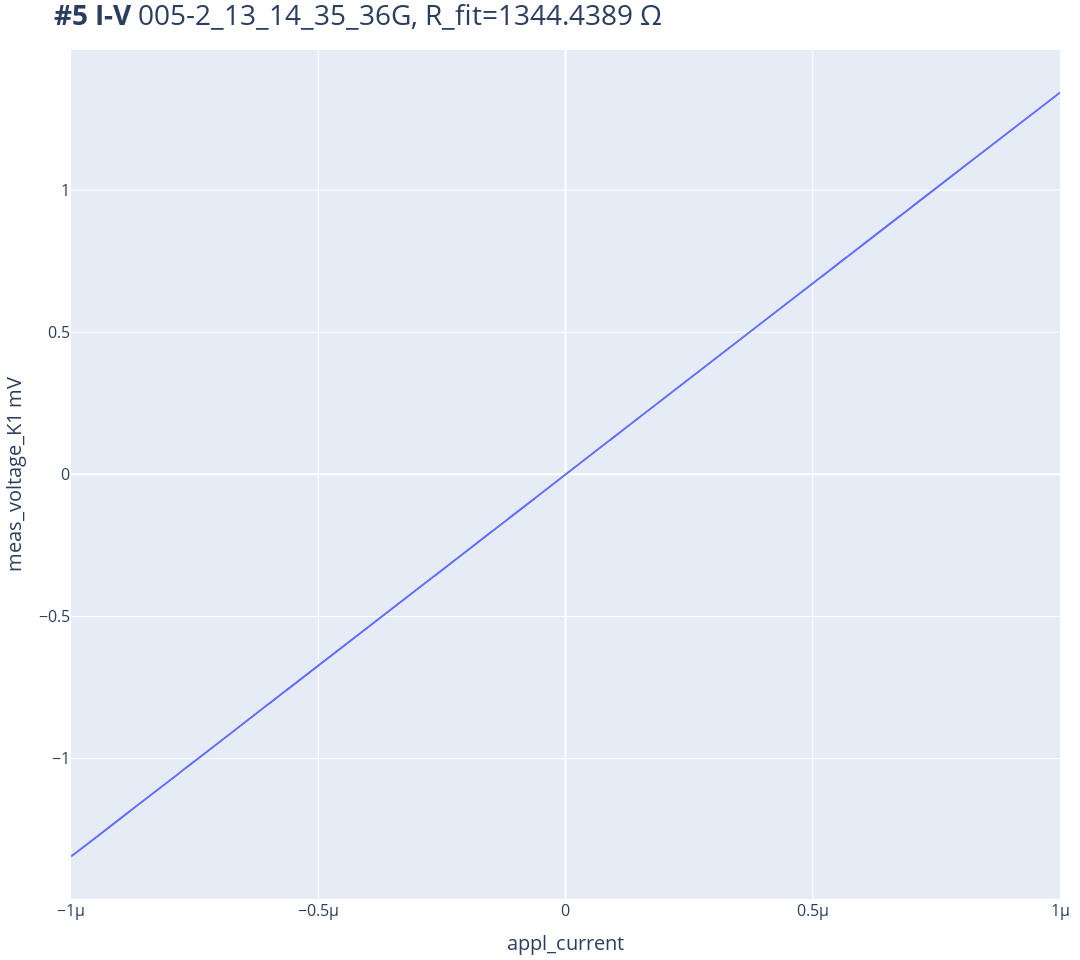
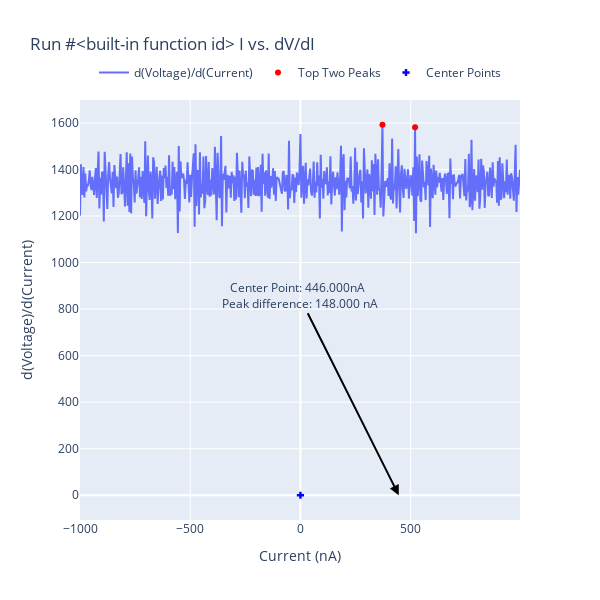

Source (notebook cell) for these figures, in order:
### Code cell
I_range=1e-6
K2440.output(1)
appl_current(-I_range) #Limit:1e-5 Amp(1MOhms risistor),1e-6 Amp(10MOhms risistor)
sleep(2)
# station.snapshot(update=True);
exp = qc.new_experiment('I-V', sample_name='005-2_13_14_35_36G')
dataid = do1d(appl_current, -I_range ,I_range, 501, 0.03, meas_voltage_K1)
appl_current(0)
K2440.output(0)

plot_by_id(dataid)
#save_path = r"C:\qcodes\personal_scripts\Albert\104\Plot\104_{}.png".format(dataid)  # Path to save the plot image
#autosave_plot_by_id(dataid, save_path)
# print(f"R = {get_R_from_IV(dataid)}")
# dataset = qc.load_by_id(dataid)
IV(dataid)
IV_diff(dataid)

### Figure 1 — Plotly figure (JSON) as saved in the notebook; plotly's stock layout.template omitted (floating-point values rounded to 4 significant figures; data arrays with more than 128 entries replaced by an {"elided": "..."} marker saying what was removed)
{"data": [{"mode": "lines", "name": "Voltage vs. Current", "type": "scatter", "x": {"elided": "501 float values"}, "y": {"elided": "501 float values"}}], "layout": {"height": 960, "margin": {"b": 10, "l": 10, "r": 10, "t": 50}, "title": {"font": {"size": 28}, "text": "<b>#5 I-V</b> 005-2_13_14_35_36G, R_fit=1344.4389 Ω"}, "width": 1080, "xaxis": {"tickfont": {"size": 16}, "title": {"font": {"size": 20}, "text": "appl_current"}}, "yaxis": {"tickfont": {"size": 16}, "title": {"font": {"size": 20}, "text": "meas_voltage_K1 mV"}}}}

### Figure 2 — Plotly figure (JSON) as saved in the notebook; plotly's stock layout.template omitted (floating-point values rounded to 4 significant figures; data arrays with more than 128 entries replaced by an {"elided": "..."} marker saying what was removed)
{"data": [{"mode": "lines", "name": "d(Voltage)/d(Current)", "type": "scatter", "x": {"elided": "500 float values"}, "y": {"elided": "500 float values"}}, {"marker": {"color": "red"}, "mode": "markers", "name": "Top Two Peaks", "type": "scatter", "x": [372, 520], "y": [1592.0, 1582.0]}, {"marker": {"color": "blue", "symbol": "cross"}, "mode": "markers", "name": "Center Points", "type": "scatter", "x": [4.46e-07], "y": [0]}], "layout": {"annotations": [{"arrowcolor": "black", "arrowhead": 2, "arrowsize": 1, "arrowwidth": 2, "ax": -100, "ay": -200, "showarrow": true, "text": "Center Point: 446.000nA <br> Peak difference: 148.000 nA", "x": 446, "y": 0}], "height": 600, "legend": {"orientation": "h", "x": 0.5, "xanchor": "center", "y": 1.1, "yanchor": "top"}, "title": {"text": "Run #<built-in function id> I vs. dV/dI"}, "width": 600, "xaxis": {"title": {"text": "Current (nA)"}}, "yaxis": {"title": {"text": "d(Voltage)/d(Current)"}}}}
